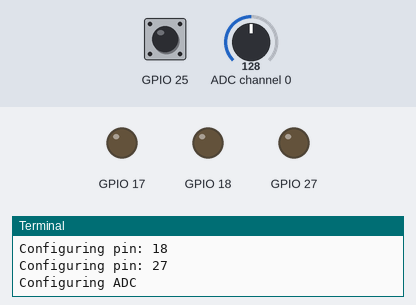
Bench run of a program on a simulated Raspberry Pi (BCM pin numbers). Shown: output pins drawn as LEDs (lit = HIGH), the last lines printed to the terminal. The test bench sets the inputs (shaded band); at power-on: GPIO 25 HIGH, ADC channel 0 = 128 (analog values on the 0–255 scale).

Above: at 1.2 s.
1.3 s: GPIO 25 pulled LOW for 0.15 s
At 2.3 s:
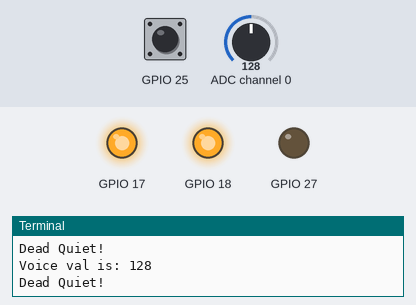
2.9 s: ADC channel 0 set to 122
4.4 s: ADC channel 0 set to 117
At 5.1 s:
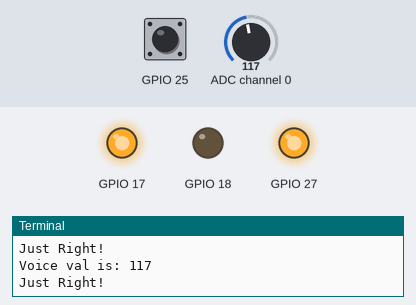
5.9 s: ADC channel 0 set to 82
7.4 s: ADC channel 0 set to 77
At 8.1 s:
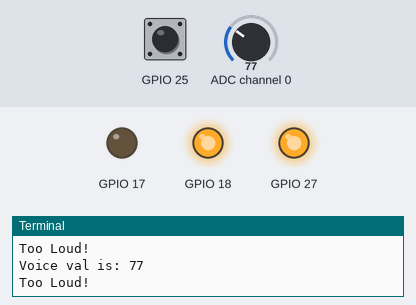
8.9 s: ADC channel 0 set to 83
At 9.6 s:
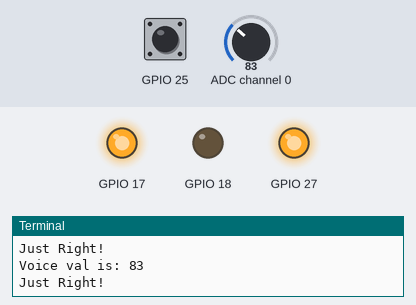
Timing chart, 0 to 11.5 s (numbered marks = the images above; inputs shaded):
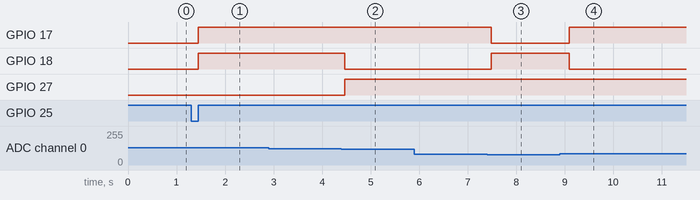

The program:

jaa369-a1-part2.py
```python
# Jesse Aguirre
# CME466: Intro to Raspberry Pi P2
# 2024-01-11

import RPi.GPIO as GPIO
import time
import PCF8591 as ADC

# Constants
PINS = (17, 18, 27, 25)  # Blue, Green, Red, Switch
RGB_B, RGB_G, RGB_R, SWITCH = PINS
ADC_ADDRESS = 0x48
VOICE_THRESHOLD = 80
VOICE_MIDDLE = 120

def setup():
    GPIO.setmode(GPIO.BCM)
    for pin in PINS[:-1]:
        print(f"Configuring pin: {pin}")
        GPIO.setup(pin, GPIO.OUT)

    GPIO.setup(SWITCH, GPIO.IN, pull_up_down=GPIO.PUD_UP)
    GPIO.add_event_detect(SWITCH, GPIO.BOTH, callback=button_pressed)

    print("Configuring ADC")
    ADC.setup(ADC_ADDRESS)

def button_pressed(channel):
    global voice_enabled
    voice_enabled = GPIO.input(SWITCH)

def update_leds(voice_val):
    if voice_val < VOICE_THRESHOLD:
        print("Too Loud!")
        set_led_color(False, False, True)  # Yellow
    elif VOICE_THRESHOLD <= voice_val < VOICE_MIDDLE:
        print("Just Right!")
        set_led_color(False, True, False)  # Purple
    else:
        print("Dead Quiet!")
        set_led_color(True, False, False)  # Blue

def set_led_color(red, green, blue):
    GPIO.output(RGB_R, GPIO.LOW if red else GPIO.HIGH)
    GPIO.output(RGB_G, GPIO.LOW if green else GPIO.HIGH)
    GPIO.output(RGB_B, GPIO.LOW if blue else GPIO.HIGH)

def loop():
    global voice_enabled
    voice_enabled = False
    while True:
        if voice_enabled:
            voice_val = ADC.read(0)
            print(f"Voice val is: {voice_val}")
            update_leds(voice_val)
            time.sleep(0.2)

def destroy():
    for pin in PINS[:-1]:
        GPIO.output(pin, GPIO.LOW)
    GPIO.cleanup()

if __name__ == '__main__':
    setup()
    try:
        loop()
    except KeyboardInterrupt:
        destroy()
```

Measured:
- the behaviour switches between 120 and 119 on ADC channel 0 (found by bisection; images 1 and 2)
- the behaviour switches between 80 and 79 on ADC channel 0 (found by bisection; images 2 and 3)
- after the input at 1.3 s, GPIO 17, GPIO 18: LOW → HIGH after 0.15 s
- after the input at 4.4 s, GPIO 18: HIGH → LOW after 0.07 s; GPIO 27: LOW → HIGH after 0.07 s
- after the input at 7.4 s, GPIO 17: HIGH → LOW after 0.08 s; GPIO 18: LOW → HIGH after 0.08 s
- after the input at 8.9 s, GPIO 17: LOW → HIGH after 0.19 s; GPIO 18: HIGH → LOW after 0.19 s
